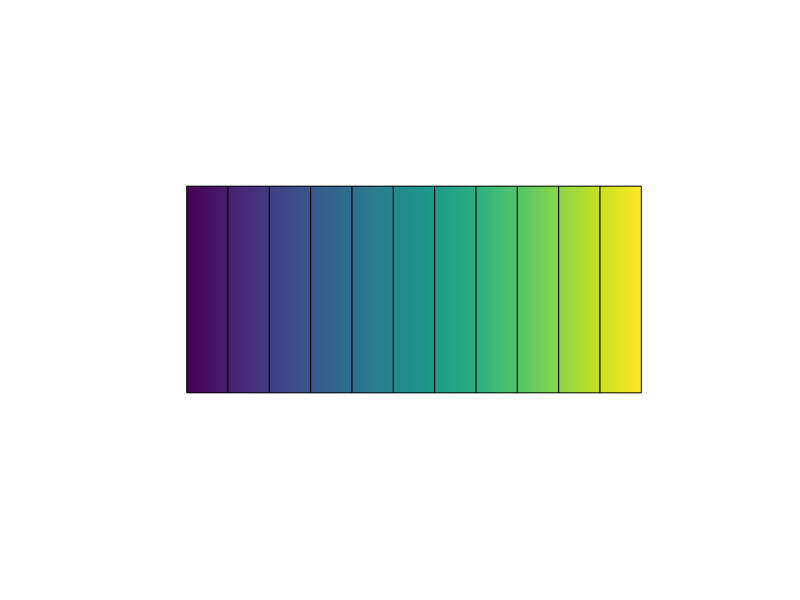

Write the MATLAB code that produced this figure.
% function barmsh
% generate mesh for bar
% one element in width direction

nx = 11;    % number of elements in x-direction
L = 20;      % length
W = 10;     % width

ieMid = ceil(nx/2);
nx0 = nx-1;  
dx = L / nx0;
x0 = L/2+dx/2;
xs = -x0:dx:x0;
ys = [-.5 .5]*W; % relative y-mesh coordinates

nnx = length(xs);
ws = zeros(1,nnx);
ny = 1;

% nodal coordinates 2d
nn = 0;
x = zeros(1,(nx+1)*(ny+1));
y = zeros(1,(nx+1)*(ny+1));
for ix=0:nx
  for iy=0:ny
    nn = nn+1;
    y(nn) = ys(iy+1);
    x(nn) = xs(ix+1);
  end
end

% element connectivity 2d
nel2d=nx*ny;
el2d=zeros(nel2d,4);
iel = 0;
for ix=1:nx  
  n0=(ix-1)*(ny+1);
  for iy=1:ny
    iel = iel + 1;
    el2d(iel,1)=n0+iy;
    el2d(iel,2)=el2d(iel,1)+ny+1;
    el2d(iel,3)=el2d(iel,1)+ny+2;
    el2d(iel,4)=el2d(iel,1)+1;
  end
end

% plot 2dmesh
clf
for iel=1:nel2d
  in = el2d(iel,:);
  patch(x(in),y(in),x(in),'linewidth',0.1);
end
set(gca,'dataaspectRatio',[1 1 1])
axis off

% nodal coordinates 3d
nnz = 1;
zk = [0];
coord = zeros(nnz*nn,4);
for i=1:nn
  for k=1:nnz
    coord((k-1)*nn+i,1)=(k-1)*nn+i;
    coord((k-1)*nn+i,2)=x(i);
    coord((k-1)*nn+i,3)=y(i);
    coord((k-1)*nn+i,4)=zk(k);
  end
end

% write mesh to file
delete bar.mesh
fid=fopen('bar.mesh','w');

fprintf(fid,'<Nodes>\n');
  fprintf(fid,'%6.0f %12.8f %12.8f; \n',coord(:,1:3)'); % no z-coordinates
fprintf(fid,'</Nodes>\n\n');

fprintf(fid,'<Elements>\n');
elnums = zeros( nel2d , 1 );
elnums = (1:nel2d)';
fprintf(fid,'%i %i %i %i %i; \n',[elnums el2d]');
fprintf(fid,'</Elements>\n\n');

% solid elements
ieelastic = elnums(elnums~=ieMid);
fprintf(fid,['<ElementGroup name="elastic">\n{']);
fprintf(fid,'%i',ieelastic(1));
fprintf(fid,',%i',ieelastic(2:end));
fprintf(fid,'}\n</ElementGroup>\n\n');
fprintf(fid,['<ElementGroup name="damage">\n{']);
fprintf(fid,'%i}\n</ElementGroup>\n\n',ieMid);
% 
% % interface elements
% for k=1:nnz-1
%   fprintf(fid,['<ElementGroup name="interface' num2str(k) '">\n{']);
%   fprintf(fid,'%4.0f',elnums(1,k+nnz));
%   fprintf(fid,',%4.0f',elnums(2:nel2d,k+nnz));
%   fprintf(fid,'}\n</ElementGroup>\n\n');
% end

